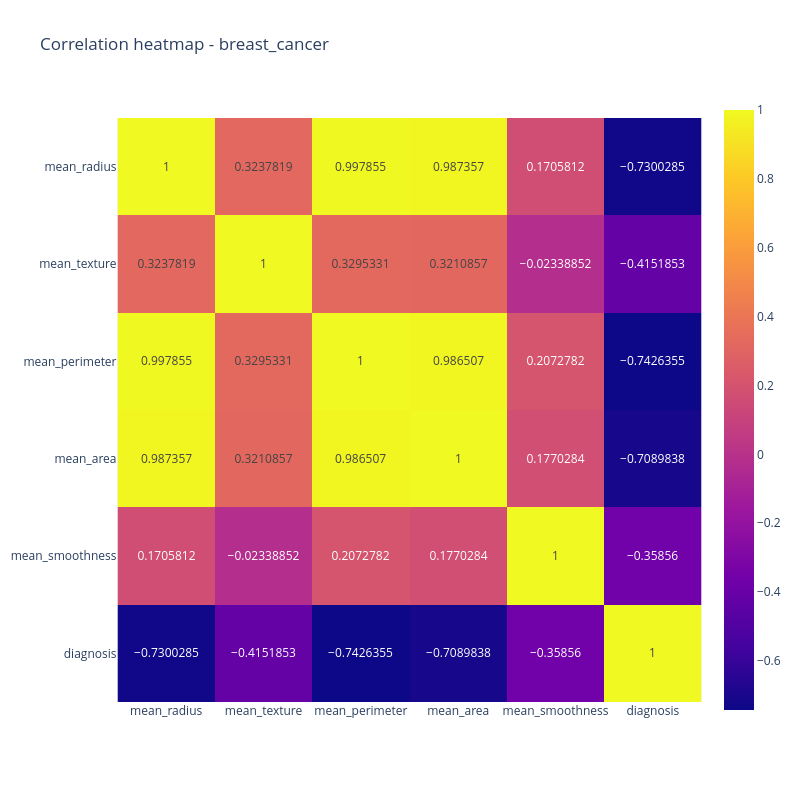

Notebook source saved alongside this figure:
### Code cell
corre = df.corr(numeric_only=True)
fig = px.imshow(corre,text_auto = True, title = "Correlation heatmap - breast_cancer")
fig.update_layout(
    width = 800,
    height = 800
)
fig.show()

### Figure 1 — Plotly figure (JSON) as saved in the notebook; plotly's stock layout.template omitted (floating-point values rounded to 4 significant figures)
{"data": [{"coloraxis": "coloraxis", "hovertemplate": "x: %{x}<br>y: %{y}<br>color: %{z}<extra></extra>", "name": "0", "texttemplate": "%{z}", "type": "heatmap", "x": ["mean_radius", "mean_texture", "mean_perimeter", "mean_area", "mean_smoothness", "diagnosis"], "xaxis": "x", "y": ["mean_radius", "mean_texture", "mean_perimeter", "mean_area", "mean_smoothness", "diagnosis"], "yaxis": "y", "z": [[1.0, 0.3238, 0.9979, 0.9874, 0.1706, -0.73], [0.3238, 1.0, 0.3295, 0.3211, -0.02339, -0.4152], [0.9979, 0.3295, 1.0, 0.9865, 0.2073, -0.7426], [0.9874, 0.3211, 0.9865, 1.0, 0.177, -0.709], [0.1706, -0.02339, 0.2073, 0.177, 1.0, -0.3586], [-0.73, -0.4152, -0.7426, -0.709, -0.3586, 1.0]]}], "layout": {"coloraxis": {"colorscale": [[0, "#0d0887"], [0.1111, "#46039f"], [0.2222, "#7201a8"], [0.3333, "#9c179e"], [0.4444, "#bd3786"], [0.5556, "#d8576b"], [0.6667, "#ed7953"], [0.7778, "#fb9f3a"], [0.8889, "#fdca26"], [1, "#f0f921"]]}, "height": 800, "title": {"text": "Correlation heatmap - breast_cancer"}, "width": 800, "xaxis": {"anchor": "y", "constrain": "domain", "domain": [0, 1], "scaleanchor": "y"}, "yaxis": {"anchor": "x", "autorange": "reversed", "constrain": "domain", "domain": [0, 1]}}}
